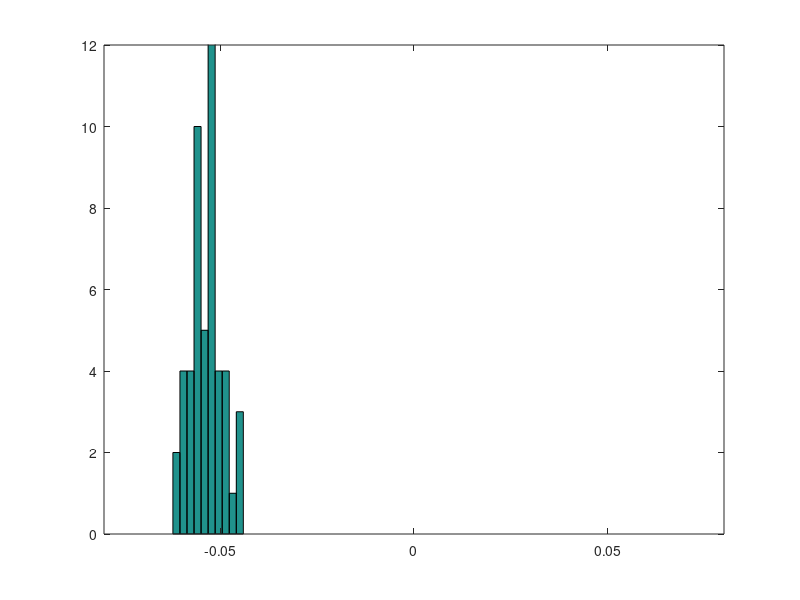

Source code (MATLAB):
%answer for hm8 problem 3



clear all;
close all;

n = 20;
x = randn(1,n);

theta = mean(x);

%do bootstrap

B = 2000;

for t =1:50

bx = zeros(1,n,B);

for i=1:B
   ind = randsample(n,n,'true');
   bx(1,:,i) = x(1,ind);
end;

%estimate the theta;
for i=1:B
    bt_theta(i) = median(bx(1,:,i));
end;

biases(t) = mean(bt_theta)-theta;

end;

hist(biases)
axis([-0.08 0.08 0 12]);
